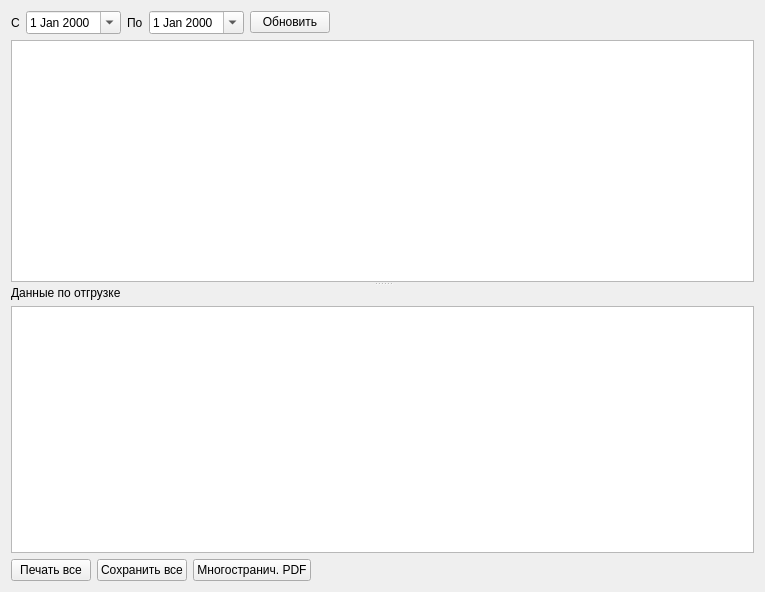
<?xml version="1.0" encoding="UTF-8"?>
<ui version="4.0">
 <class>FormShip</class>
 <widget class="QWidget" name="FormShip">
  <property name="geometry">
   <rect>
    <x>0</x>
    <y>0</y>
    <width>765</width>
    <height>592</height>
   </rect>
  </property>
  <property name="windowTitle">
   <string>Печать сертификатов</string>
  </property>
  <layout class="QVBoxLayout" name="verticalLayout_3">
   <item>
    <widget class="QSplitter" name="splitterVert">
     <property name="orientation">
      <enum>Qt::Horizontal</enum>
     </property>
     <widget class="QSplitter" name="splitter">
      <property name="orientation">
       <enum>Qt::Vertical</enum>
      </property>
      <widget class="QWidget" name="layoutWidget">
       <layout class="QVBoxLayout" name="verticalLayout_2">
        <item>
         <layout class="QHBoxLayout" name="horizontalLayout">
          <item>
           <widget class="QLabel" name="label_3">
            <property name="text">
             <string>С</string>
            </property>
           </widget>
          </item>
          <item>
           <widget class="DbDateEdit" name="dateEditBeg">
            <property name="calendarPopup">
             <bool>true</bool>
            </property>
           </widget>
          </item>
          <item>
           <widget class="QLabel" name="label_4">
            <property name="text">
             <string>По</string>
            </property>
           </widget>
          </item>
          <item>
           <widget class="DbDateEdit" name="dateEditEnd">
            <property name="calendarPopup">
             <bool>true</bool>
            </property>
           </widget>
          </item>
          <item>
           <widget class="QPushButton" name="cmdUpd">
            <property name="toolTip">
             <string>Обновить список отгрузок</string>
            </property>
            <property name="text">
             <string>Обновить</string>
            </property>
            <property name="icon">
             <iconset theme="view-refresh">
              <normaloff>.</normaloff>.</iconset>
            </property>
           </widget>
          </item>
          <item>
           <spacer name="horizontalSpacer">
            <property name="orientation">
             <enum>Qt::Horizontal</enum>
            </property>
            <property name="sizeHint" stdset="0">
             <size>
              <width>40</width>
              <height>20</height>
             </size>
            </property>
           </spacer>
          </item>
         </layout>
        </item>
        <item>
         <widget class="TableView" name="tableViewShip">
          <property name="selectionMode">
           <enum>QAbstractItemView::SingleSelection</enum>
          </property>
          <property name="selectionBehavior">
           <enum>QAbstractItemView::SelectRows</enum>
          </property>
         </widget>
        </item>
       </layout>
      </widget>
      <widget class="QWidget" name="layoutWidget1">
       <layout class="QVBoxLayout" name="verticalLayout">
        <item>
         <widget class="QLabel" name="label_2">
          <property name="text">
           <string>Данные по отгрузке</string>
          </property>
         </widget>
        </item>
        <item>
         <widget class="TableView" name="tableViewDataShip">
          <property name="selectionMode">
           <enum>QAbstractItemView::SingleSelection</enum>
          </property>
          <property name="selectionBehavior">
           <enum>QAbstractItemView::SelectRows</enum>
          </property>
         </widget>
        </item>
        <item>
         <layout class="QHBoxLayout" name="horizontalLayout_2">
          <item>
           <widget class="QPushButton" name="cmdPrintAll">
            <property name="text">
             <string>Печать все</string>
            </property>
            <property name="icon">
             <iconset theme="document-print">
              <normaloff>.</normaloff>.</iconset>
            </property>
           </widget>
          </item>
          <item>
           <widget class="QPushButton" name="cmdPdfAll">
            <property name="text">
             <string>Сохранить все</string>
            </property>
            <property name="icon">
             <iconset theme="document-save">
              <normaloff>.</normaloff>.</iconset>
            </property>
           </widget>
          </item>
          <item>
           <widget class="QPushButton" name="cmdMultiPagePdf">
            <property name="text">
             <string>Многостранич. PDF</string>
            </property>
            <property name="icon">
             <iconset theme="document-save">
              <normaloff>.</normaloff>.</iconset>
            </property>
           </widget>
          </item>
          <item>
           <spacer name="horizontalSpacer_2">
            <property name="orientation">
             <enum>Qt::Horizontal</enum>
            </property>
            <property name="sizeHint" stdset="0">
             <size>
              <width>40</width>
              <height>20</height>
             </size>
            </property>
           </spacer>
          </item>
         </layout>
        </item>
       </layout>
      </widget>
     </widget>
    </widget>
   </item>
  </layout>
 </widget>
 <customwidgets>
  <customwidget>
   <class>TableView</class>
   <extends>QTableView</extends>
   <header>olap/tableview.h</header>
  </customwidget>
  <customwidget>
   <class>DbDateEdit</class>
   <extends>QDateEdit</extends>
   <header>db/dbdateedit.h</header>
  </customwidget>
 </customwidgets>
 <resources/>
 <connections/>
</ui>
